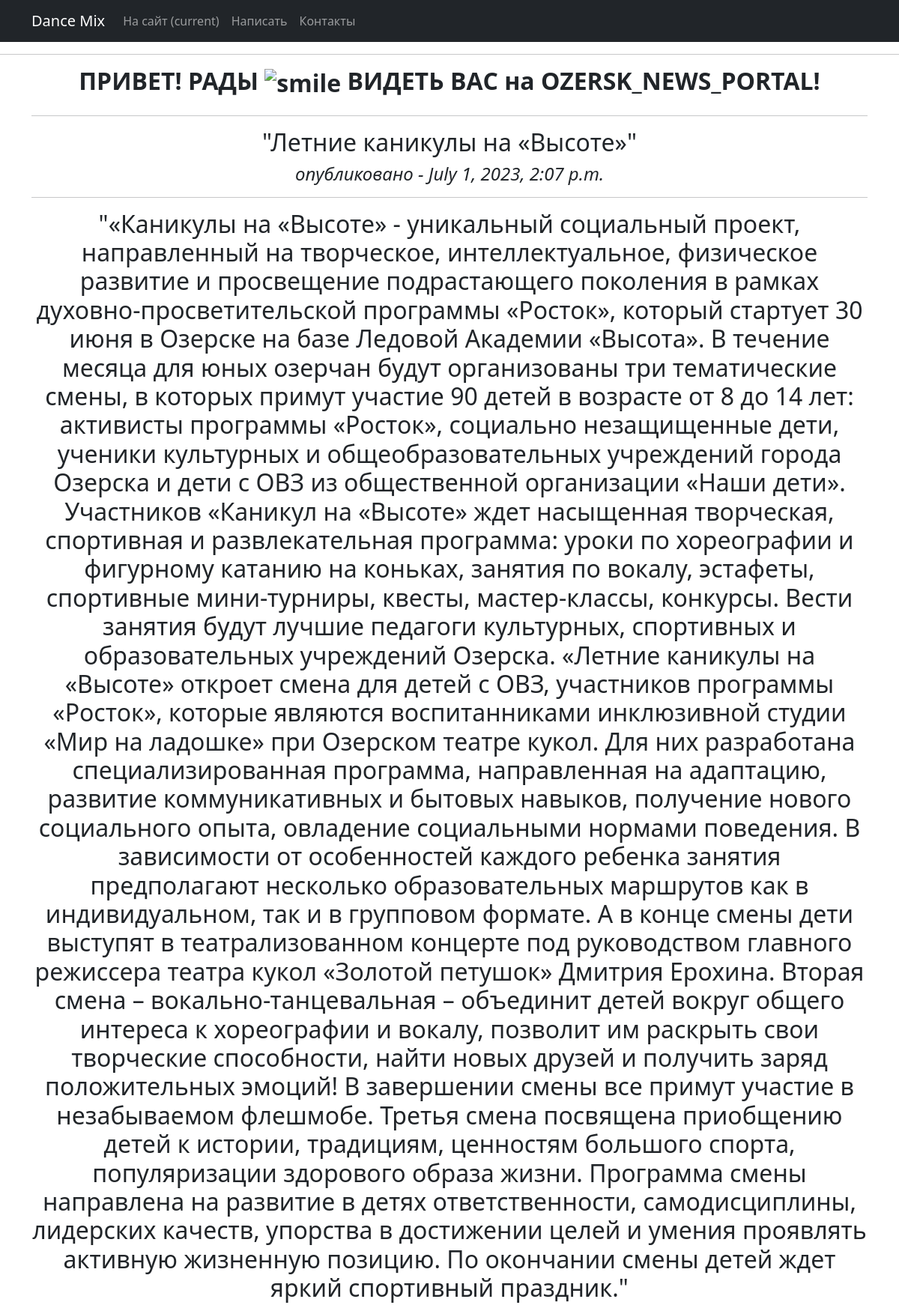
Screenshot of /news/1 with the database file from the repository.
### News_from_Ozersk/models.py (models this page shows, shortened)
class New(models.Model):         # Новости для нашей витрины
    ARTICLE = 'AR'
    NEWS = 'NE'
    TYPE = [
        (ARTICLE, 'Статья'),
        (NEWS, 'Новость'),
    ]
    post_type = models.CharField(
        max_length=2,
        choices=TYPE,
        default=NEWS,
    )
    name = models.CharField(
        max_length=64,
        unique=True,              # названия новостей не должны повторяться
    )
    time_in = models.DateTimeField(auto_now_add=True)
    textPost = models.TextField()
    author = models.ForeignKey(Author1, on_delete=models.CASCADE)
    category = models.ForeignKey(Category, on_delete=models.CASCADE, related_name='news')

### News_from_Ozersk/views.py (the view)
# urls.py: path('news/<int:pk>', NewDetail.as_view(), name='new_detail'),
class NewDetail(DetailView):
    model = New
    template_name = 'new.html'
    context_object_name = 'new'

### News_from_Ozersk/templatetags/custom_filters.py (called while the page is built)
@register.filter()
def censor(value):
   stop_list = ['погода', 'бал', 'год']
   post_list = value.split()
   post_clean = []
   for clean in post_list:
      if clean in stop_list:
         clean = clean[0]+'*'*(len(clean)-1)
         post_clean.append(clean)
      else:
         post_clean.append(clean)
   return f'{" ".join(post_clean)}'

### templates/new.html (shortened to what this page needs)
{% extends 'flatpages/default.html' %}
{% load custom_filters %}
{% block content %}
    <hr>
    <h2>"{{ new.name|censor }}"</h2>
    <i><h4>опубликовано - {{ new.time_in }}</h4></i>
   <hr>
    <h2>"{{ new.textPost|censor }}"</h2>
{% endblock content %}

### rows the page displays
New: name|censor "Летние каникулы на «Высоте»", time_in "July 1, 2023, 2:07 p.m.", textPost|censor "«Каникулы на «Высоте» - уникальный социальный проект, направленный на творческое, интеллектуальное, физическое развитие и просвещение подрастающего поколения в рамках духовно-просветительской программы «Росток», который стартует 30 июня в Озерске на базе Ледовой Академии «Высота». В течение месяца для юных озерчан будут организованы три тематические смены, в которых примут участие 90 детей в возрасте от 8 до 14 лет: активисты программы «Росток», социально незащищенные дети, ученики культурных и общеобразовательных учреждений города Озерска и дети с ОВЗ из общественной организации «Наши дети». Участников «Каникул на «Высоте» ждет насыщенная творческая, спортивная и развлекательная программа:…"
